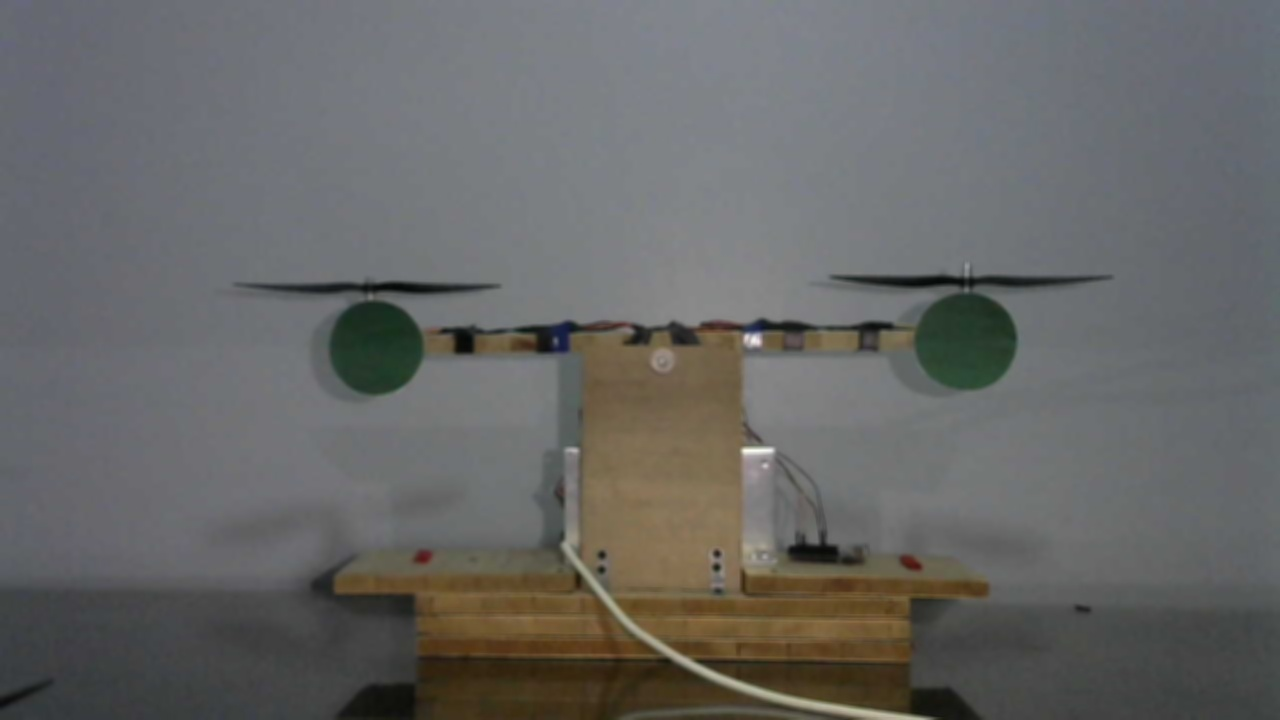
#> input picture Closed Loop Tests/Tests on Camera and PC/Images/AveragingFilter.jpg, 1280 x 720 px, given in place of the camera
$ python bicopter_code_rev6.py
#> lines starting #> are read from the running program, lines starting #| are printed output that depends on the picture; after the words box and inside, x2 and y2 are one past the last pixel; in counts of white or black regions, pixels touching at a corner belong together
#sudo killall pigpiod
import cv2
import os     #importing os library so as to communicate with the system
import time   #importing time library to make Rpi wait because its too impatient
sudoPassword='madypi'
command='killall pigpiod'
p=os.system('echo %s|sudo -S %s' % (sudoPassword, command))
os.system ("sudo pigpiod") #Launching GPIO library
#os.popen ("sudo -S %s"(sudo killall pigpiod),'w').write('madypi') #Launching GPIO library
time.sleep(1) # As i said it is too impatient and so if this delay is removed you will get an error
import pigpio #importing GPIO library

import numpy as np
import math


ESCR=19
#Connect the ESC in this GPIO pin
ESCL=13  #Connect the ESC in this GPIO pin

piR = pigpio.pi();
piL = pigpio.pi();
piR.set_servo_pulsewidth(ESCR, 1000)
piL.set_servo_pulsewidth(ESCL, 1000)
time.sleep(1)
cap = cv2.VideoCapture(0) # You may need to change the camera index depending on your system
startTime=0
throttle=1085
timee=time.time()
angle=0
integralVal=0
e=0
loopDuration=0
prevDuration=0
u=0
prev_e=0

kp=1 #3.3
ki=2
kd=0.3 #1.7

while True:
    ret, frame = cap.read()
#> frame is the input picture: shape (720, 1280, 3); mean B, G, R 102.1, 103.2, 102.9
     # [8 lines of commented-out code are left out]
    hsv = cv2.cvtColor(frame, cv2.COLOR_BGR2HSV)
#> hsv: shape (720, 1280, 3); mean H, S, V 80.6, 29.9, 108.5
    # at a distance of 76 cm
    # Define the range of green color in HSV
    # Define the range of green color in HSV
    lower_green = np.array([90, 50, 50]) # 93
    upper_green = np.array([100, 255, 255]) # 94

    # Threshold the HSV image to get only green colors
    mask = cv2.inRange(hsv, lower_green, upper_green)
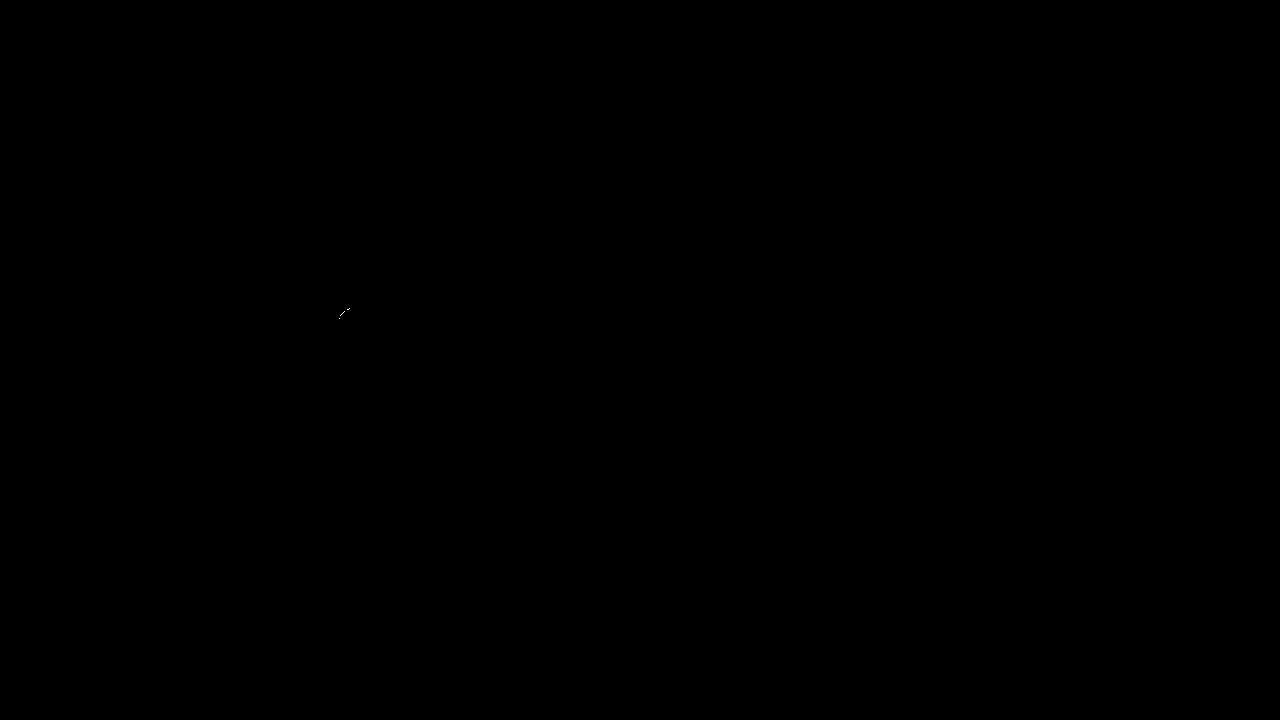
#> mask: shape (720, 1280); 0% white in thin lines or dots, all inside (x1, y1, x2, y2) = (339, 308, 350, 319)
    kernel = np.ones((9, 9), np.uint8)
    mask = cv2.morphologyEx(mask, cv2.MORPH_CLOSE, kernel)

    # Find contours in the binary image
    contours, hierarchy = cv2.findContours(mask, cv2.RETR_EXTERNAL, cv2.CHAIN_APPROX_SIMPLE)
#> contours = 3 contours, all with area under 20

    # Draw circles around the detected contours and calculate their centers
    centers = []
    for cnt in contours:
        (x, y), radius = cv2.minEnclosingCircle(cnt)
        diameter = radius * 2
        center = (int(x), int(y))
        if diameter >= 50: # Only consider circles with a diameter greater than or equal to 100 pixels
            cv2.circle(frame, center, int(radius), (0, 255, 0), 2)
            centers.append(center)
#> this loop made 3 passes
#> (x, y, radius, diameter) on pass 1: (339, 318, 0.0001, 0.0002)
#> (cnt, x, y, radius, diameter) on pass 2: ([[344, 311], [340, 315]], 342, 313, 2.83, 5.66)
#> after the loop, centers = []

    # Calculate the angle between any two detected centers
    if len(centers) == 2:
        for i in range(len(centers)-1):
            for j in range(i+1, len(centers)):
                center1 = centers[i]
                center2 = centers[j]
                dx = center2[0] - center1[0]
                dy = center2[1] - center1[1]
                angle = math.atan(dy/dx) * 180 / np.pi
                angle = round(angle,1)
                #cv2.putText(frame, f"Angle: {angle:.2f} deg", (50, 50), cv2.FONT_HERSHEY_SIMPLEX, 1, (255, 0, 0), 2)
#                 if time.time()-startTime>=0.1:
#                     startTime=time.time()
#                     ser.write(str(angle).encode())  # encode the integer as a string and send it through serial


    # Display the resulting frame
    cv2.imshow('frame', kernel)
    prevDuration = timee
    timee = time.time()
    loopDuration = (timee - prevDuration)

    e = angle -0.7

    if (-0.5 < e < 0.5):
        integralVal = integralVal + (ki * e)

    u = (kp * e) + integralVal + (kd * ((e - prev_e) / loopDuration))

    if (u < -1000):
        u = -1000

    if (u > 1000):
        u = 1000

    round(throttle,0)
    leftSignal = throttle + u+45
    rightSignal = throttle - u-15

    #Right
    if (rightSignal < 1080):
        rightSignal = 1080

    if (rightSignal > 2000):
        rightSignal = 2000

    #Left
    if (leftSignal < 1100):
        leftSignal = 1080

    if (leftSignal >= 2000):
        leftSignal = 2000

    piR.set_servo_pulsewidth(ESCR, rightSignal)
    piL.set_servo_pulsewidth(ESCL, leftSignal)

    prev_e = e

    if cv2.waitKey(1) == ord('q'):
#> (key q is pressed here)
        piR.set_servo_pulsewidth(ESCR, 1000)
        piL.set_servo_pulsewidth(ESCL, 1000)
        break

cap.release()
cv2.destroyAllWindows()
